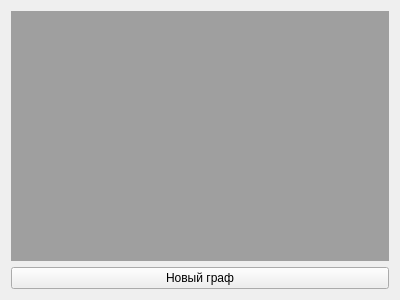
<?xml version="1.0" encoding="UTF-8"?>
<ui version="4.0">
 <class>StartWindow</class>
 <widget class="QWidget" name="StartWindow">
  <property name="geometry">
   <rect>
    <x>0</x>
    <y>0</y>
    <width>400</width>
    <height>300</height>
   </rect>
  </property>
  <property name="windowTitle">
   <string>Form</string>
  </property>
  <layout class="QVBoxLayout" name="verticalLayout">
   <item>
    <widget class="QMdiArea" name="mdiArea"/>
   </item>
   <item>
    <widget class="QPushButton" name="newGraph">
     <property name="text">
      <string>Новый граф</string>
     </property>
    </widget>
   </item>
  </layout>
 </widget>
 <resources/>
 <connections/>
</ui>
